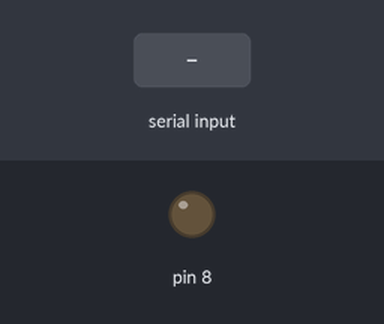
This sketch was run on a simulated Arduino Uno, built with avr-gcc and run on an emulated ATmega328P. Shown: output pins drawn as LEDs (lit = HIGH). Inputs (shaded band) come from the test bench.

Above: at 1.2 s.
1.3 s: "a" received over Serial
At 2.1 s:
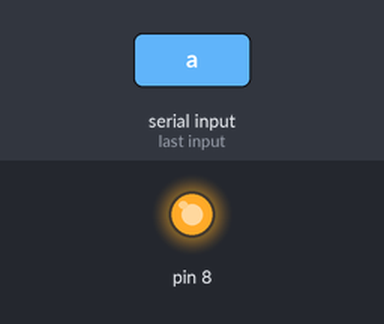
Timing chart, 0 to 4.3 s (numbered marks = the images above; inputs shaded):
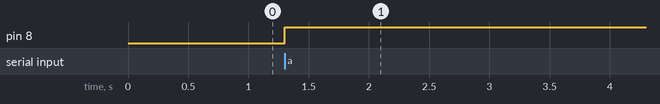

The sketch:

ArduinoCom.ino
```cpp
char veri;
byte durum;
void setup() {
Serial.begin(9600);
pinMode(8,OUTPUT);
}

void loop() {
if(Serial.available()>0){
  veri= Serial.read();
  if(veri=='a'){
    durum = !durum ;
  }
}
digitalWrite(8, durum);
}
```

Measured:
- after the input at 1.3 s, pin 8: LOW → HIGH at once
